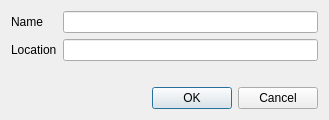
<?xml version="1.0" encoding="UTF-8"?>
<ui version="4.0">
 <class>CNewFavoriteLocationDialog</class>
 <widget class="QDialog" name="CNewFavoriteLocationDialog">
  <property name="geometry">
   <rect>
    <x>0</x>
    <y>0</y>
    <width>329</width>
    <height>120</height>
   </rect>
  </property>
  <property name="windowTitle">
   <string>Add a new item</string>
  </property>
  <layout class="QVBoxLayout" name="verticalLayout">
   <item>
    <layout class="QFormLayout" name="formLayout">
     <item row="0" column="0">
      <widget class="QLabel" name="_nameLabel">
       <property name="text">
        <string>Name</string>
       </property>
      </widget>
     </item>
     <item row="0" column="1">
      <widget class="QLineEdit" name="_nameEditor"/>
     </item>
     <item row="1" column="0">
      <widget class="QLabel" name="_locationLabel">
       <property name="text">
        <string>Location</string>
       </property>
      </widget>
     </item>
     <item row="1" column="1">
      <widget class="QLineEdit" name="_locationEditor"/>
     </item>
    </layout>
   </item>
   <item>
    <spacer name="verticalSpacer">
     <property name="orientation">
      <enum>Qt::Vertical</enum>
     </property>
     <property name="sizeHint" stdset="0">
      <size>
       <width>20</width>
       <height>40</height>
      </size>
     </property>
    </spacer>
   </item>
   <item>
    <widget class="QDialogButtonBox" name="buttonBox">
     <property name="orientation">
      <enum>Qt::Horizontal</enum>
     </property>
     <property name="standardButtons">
      <set>QDialogButtonBox::Cancel|QDialogButtonBox::Ok</set>
     </property>
    </widget>
   </item>
  </layout>
 </widget>
 <resources/>
 <connections>
  <connection>
   <sender>buttonBox</sender>
   <signal>accepted()</signal>
   <receiver>CNewFavoriteLocationDialog</receiver>
   <slot>accept()</slot>
   <hints>
    <hint type="sourcelabel">
     <x>248</x>
     <y>254</y>
    </hint>
    <hint type="destinationlabel">
     <x>157</x>
     <y>274</y>
    </hint>
   </hints>
  </connection>
  <connection>
   <sender>buttonBox</sender>
   <signal>rejected()</signal>
   <receiver>CNewFavoriteLocationDialog</receiver>
   <slot>reject()</slot>
   <hints>
    <hint type="sourcelabel">
     <x>316</x>
     <y>260</y>
    </hint>
    <hint type="destinationlabel">
     <x>286</x>
     <y>274</y>
    </hint>
   </hints>
  </connection>
 </connections>
</ui>
